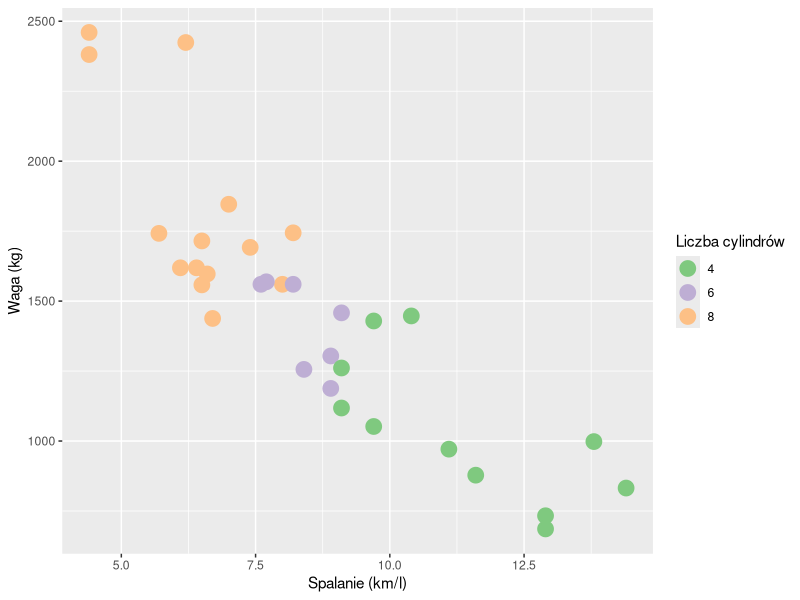
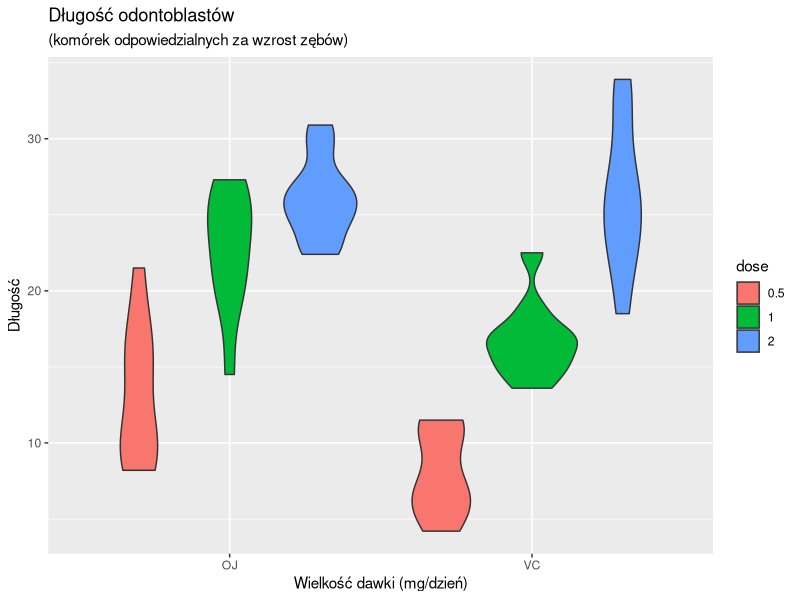
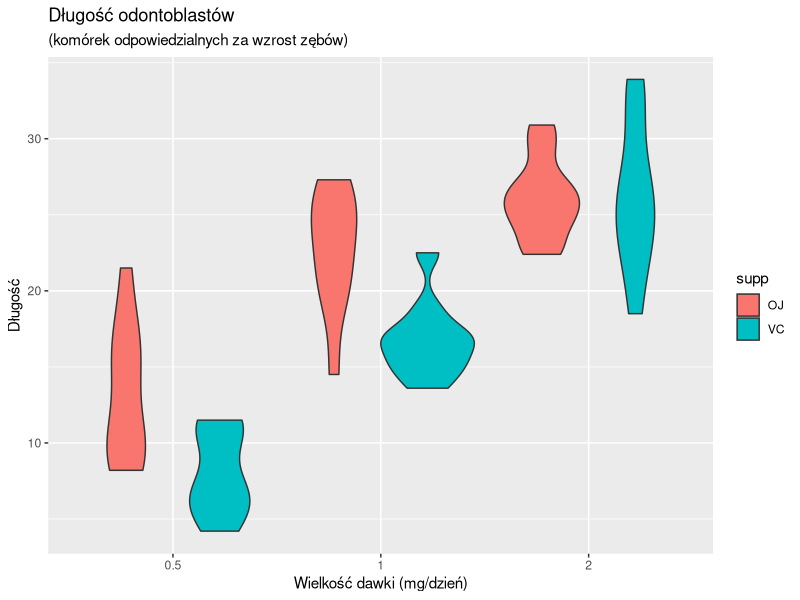

Source code (R) for these figures, in order:
library(dplyr)
library(ggplot2)



## Zbadać zależność zużycia paliwa od wagi samochodu. Dodać zmienną która obrazuje liczbą cylindrów samochodu.
mtcars
# Testy drogowe samochodów. Dane pochodzą z magazynu Motor Trend US (1974 r.). Obejmują zużycie paliwa oraz
# 10 aspektów konstrukcji i osiągów samochodu dla 32 samochodów (modele z lat 1973-74).
# mpg - Miles/(US) gallon (1 mpg (US) = 0.425144 km/L)
# cyl - Number of cylinders
# disp - Displacement (cu.in.)
# hp - Gross horsepower
# drat - Rear axle ratio
# wt - Weight (1000 lbs) (1 pound (lb) is equal to 0.45359237 kilograms (kg))
# qsec - 1/4 mile time
# vs - Engine (0 = V-shaped, 1 = straight)
# am - Transmission (0 = automatic, 1 = manual)
# gear - Number of forward gears
mtcars %>% glimpse()

mtcars <- mtcars %>% mutate(kml = round(mpg*0.425144,1),
                            kg = round(wt*1000*0.45359237))
as.character(mtcars$cyl)

ggplot(mtcars, aes(x=kml, y=kg, color=as.character(mtcars$cyl))) +
  geom_point(size=5)+scale_color_brewer(name = "Liczba cylindrów", palette="Accent") +
  ylab("Waga (kg)") + xlab("Spalanie (km/l)")

kor <- cor.test(mtcars$kml, mtcars$kg, method=c("pearson", "kendall", "spearman"))
ifelse(kor$p.value < 0.05,
       paste("Korelacja pomiędzy spalaniem, a wagą jest statystycznie istotna i wynosi:",round(kor$estimate,2)),
       paste("Korelacja pomiędzy spalaniem, a wagą jest statystycznie nieistotna i wynosi:",round(kor$estimate,2)))



## Zbadać wpływ witaminy C na wzrost zębów świnek morskich.
data(ToothGrowth)
# Długości odontoblastów (komórek odpowiedzialnych za wzrost zębów) u 60 świnek morskich.
# Każde zwierzę otrzymało jedną z trzech dawek witaminy C (0,5, 1 i 2 mg / dzień) jedną z dwóch metod dostarczania,
# sokiem pomarańczowym lub kwasem askorbinowym (forma witaminy C i oznaczona jako VC).
ToothGrowth %>% glimpse()

# Problem z rysowaniem wykresów, jeżeli zostawimy dawkę jako zmienną ilościową

# Porównanie przy skupieniu się na wpływie metod dostarczania
ggplot(ToothGrowth %>% mutate(dose = as.character(dose)), aes(x=supp, y=len)) + 
  geom_violin(aes(fill=dose)) +
  xlab("Wielkość dawki (mg/dzień)") +
  ylab("Długość") +
  labs(title = "Długość odontoblastów",
       subtitle = "(komórek odpowiedzialnych za wzrost zębów)")

# Porównanie przy skupieniu się na wpływie wielkości dawek
ggplot(ToothGrowth %>% mutate(dose = as.character(dose)), aes(x=dose, y=len)) + 
  geom_violin(aes(fill=supp)) +
  xlab("Wielkość dawki (mg/dzień)") +
  ylab("Długość") +
  labs(title = "Długość odontoblastów",
       subtitle = "(komórek odpowiedzialnych za wzrost zębów)")

kor <- cor.test(ToothGrowth$len, ToothGrowth$dose, method=c("pearson", "kendall", "spearman"))
ifelse(kor$p.value < 0.05,
       paste("Korelacja pomiędzy wielkością dawki, a długością odontoblastów jest statystycznie istotna i wynosi:",round(kor$estimate,2)),
       paste("Korelacja pomiędzy wielkością dawki, a długością odontoblastów jest statystycznie nieistotna i wynosi:",round(kor$estimate,2)))





